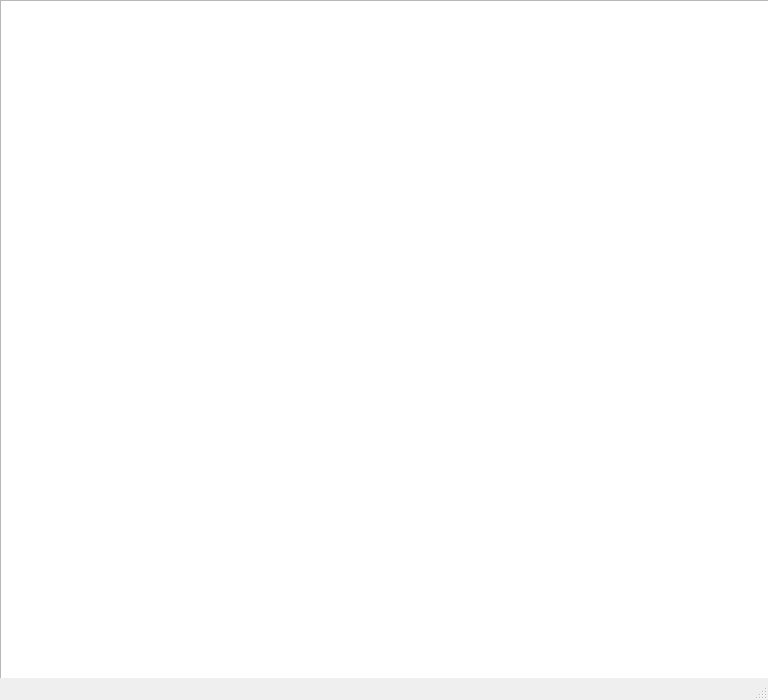
<?xml version="1.0" encoding="UTF-8"?>
<ui version="4.0">
 <class>MainWindow</class>
 <widget class="QMainWindow" name="MainWindow">
  <property name="geometry">
   <rect>
    <x>0</x>
    <y>0</y>
    <width>768</width>
    <height>700</height>
   </rect>
  </property>
  <property name="minimumSize">
   <size>
    <width>768</width>
    <height>700</height>
   </size>
  </property>
  <property name="maximumSize">
   <size>
    <width>1280</width>
    <height>720</height>
   </size>
  </property>
  <property name="windowTitle">
   <string>Trabalho Final Caio e Lucas</string>
  </property>
  <property name="styleSheet">
   <string notr="true"/>
  </property>
  <widget class="QWidget" name="centralwidget">
   <widget class="QGraphicsView" name="graphicsView">
    <property name="geometry">
     <rect>
      <x>0</x>
      <y>0</y>
      <width>788</width>
      <height>720</height>
     </rect>
    </property>
    <property name="sizePolicy">
     <sizepolicy hsizetype="Maximum" vsizetype="Maximum">
      <horstretch>0</horstretch>
      <verstretch>0</verstretch>
     </sizepolicy>
    </property>
    <property name="minimumSize">
     <size>
      <width>788</width>
      <height>720</height>
     </size>
    </property>
    <property name="maximumSize">
     <size>
      <width>788</width>
      <height>720</height>
     </size>
    </property>
   </widget>
  </widget>
  <widget class="QMenuBar" name="menubar">
   <property name="geometry">
    <rect>
     <x>0</x>
     <y>0</y>
     <width>768</width>
     <height>20</height>
    </rect>
   </property>
  </widget>
  <widget class="QStatusBar" name="statusbar"/>
 </widget>
 <resources/>
 <connections/>
</ui>
